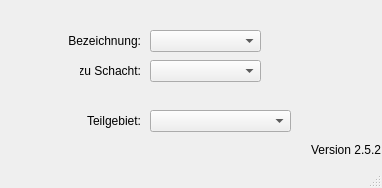
<?xml version="1.0" encoding="UTF-8"?>
<ui version="4.0">
 <class>MainWindow</class>
 <widget class="QMainWindow" name="MainWindow">
  <property name="geometry">
   <rect>
    <x>0</x>
    <y>0</y>
    <width>382</width>
    <height>188</height>
   </rect>
  </property>
  <property name="windowTitle">
   <string>MainWindow</string>
  </property>
  <property name="layoutDirection">
   <enum>Qt::LeftToRight</enum>
  </property>
  <widget class="QWidget" name="centralwidget">
   <widget class="QLabel" name="label_4">
    <property name="geometry">
     <rect>
      <x>50</x>
      <y>30</y>
      <width>91</width>
      <height>21</height>
     </rect>
    </property>
    <property name="text">
     <string>Bezeichnung:</string>
    </property>
    <property name="alignment">
     <set>Qt::AlignRight|Qt::AlignTrailing|Qt::AlignVCenter</set>
    </property>
   </widget>
   <widget class="QLabel" name="lb_version">
    <property name="geometry">
     <rect>
      <x>310</x>
      <y>140</y>
      <width>71</width>
      <height>20</height>
     </rect>
    </property>
    <property name="toolTip">
     <string>Version QKan Import</string>
    </property>
    <property name="text">
     <string>Version 2.5.2</string>
    </property>
    <property name="alignment">
     <set>Qt::AlignRight|Qt::AlignTrailing|Qt::AlignVCenter</set>
    </property>
   </widget>
   <widget class="QComboBox" name="schnam">
    <property name="geometry">
     <rect>
      <x>150</x>
      <y>60</y>
      <width>111</width>
      <height>22</height>
     </rect>
    </property>
   </widget>
   <widget class="QLabel" name="label_20">
    <property name="geometry">
     <rect>
      <x>80</x>
      <y>60</y>
      <width>61</width>
      <height>21</height>
     </rect>
    </property>
    <property name="text">
     <string>zu Schacht:</string>
    </property>
    <property name="alignment">
     <set>Qt::AlignRight|Qt::AlignTrailing|Qt::AlignVCenter</set>
    </property>
   </widget>
   <widget class="QComboBox" name="teilgebiet">
    <property name="geometry">
     <rect>
      <x>150</x>
      <y>110</y>
      <width>141</width>
      <height>22</height>
     </rect>
    </property>
   </widget>
   <widget class="QLabel" name="label_22">
    <property name="geometry">
     <rect>
      <x>80</x>
      <y>110</y>
      <width>61</width>
      <height>21</height>
     </rect>
    </property>
    <property name="text">
     <string>Teilgebiet:</string>
    </property>
    <property name="alignment">
     <set>Qt::AlignRight|Qt::AlignTrailing|Qt::AlignVCenter</set>
    </property>
   </widget>
   <widget class="QComboBox" name="gebnam">
    <property name="geometry">
     <rect>
      <x>150</x>
      <y>30</y>
      <width>111</width>
      <height>22</height>
     </rect>
    </property>
   </widget>
  </widget>
  <widget class="QStatusBar" name="statusbar"/>
 </widget>
 <resources/>
 <connections/>
</ui>
